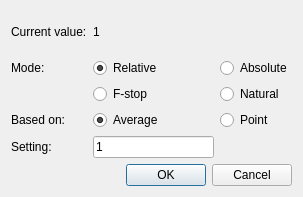
<?xml version="1.0" encoding="UTF-8"?>
<ui version="4.0">
 <class>exposureDialog</class>
 <widget class="QDialog" name="exposureDialog">
  <property name="geometry">
   <rect>
    <x>0</x>
    <y>0</y>
    <width>303</width>
    <height>197</height>
   </rect>
  </property>
  <property name="windowTitle">
   <string>Exposure</string>
  </property>
  <property name="toolTip">
   <string>adjust exposure here</string>
  </property>
  <layout class="QGridLayout" name="gridLayout">
   <item row="0" column="0">
    <widget class="QLabel" name="exposureValueLabel">
     <property name="text">
      <string>Current value:</string>
     </property>
    </widget>
   </item>
   <item row="0" column="1">
    <widget class="QLabel" name="exposureValue">
     <property name="text">
      <string>1</string>
     </property>
    </widget>
   </item>
   <item row="1" column="0">
    <widget class="QLabel" name="exposureModeLabel">
     <property name="text">
      <string>Mode:</string>
     </property>
    </widget>
   </item>
   <item row="1" column="1">
    <widget class="QRadioButton" name="relative">
     <property name="text">
      <string>Relative</string>
     </property>
     <property name="checked">
      <bool>true</bool>
     </property>
     <attribute name="buttonGroup">
      <string>modeGroup</string>
     </attribute>
    </widget>
   </item>
   <item row="1" column="2">
    <widget class="QRadioButton" name="absolute">
     <property name="text">
      <string>Absolute</string>
     </property>
     <attribute name="buttonGroup">
      <string>modeGroup</string>
     </attribute>
    </widget>
   </item>
   <item row="2" column="1">
    <widget class="QRadioButton" name="fstop">
     <property name="text">
      <string>F-stop</string>
     </property>
     <attribute name="buttonGroup">
      <string>modeGroup</string>
     </attribute>
    </widget>
   </item>
   <item row="2" column="2">
    <widget class="QRadioButton" name="natural">
     <property name="text">
      <string>Natural</string>
     </property>
     <attribute name="buttonGroup">
      <string>modeGroup</string>
     </attribute>
    </widget>
   </item>
   <item row="3" column="0">
    <widget class="QLabel" name="exposureBasedLabel">
     <property name="text">
      <string>Based on:</string>
     </property>
    </widget>
   </item>
   <item row="3" column="1">
    <widget class="QRadioButton" name="average">
     <property name="text">
      <string>Average</string>
     </property>
     <property name="checked">
      <bool>true</bool>
     </property>
     <attribute name="buttonGroup">
      <string>basedGroup</string>
     </attribute>
    </widget>
   </item>
   <item row="3" column="2">
    <widget class="QRadioButton" name="point">
     <property name="text">
      <string>Point</string>
     </property>
     <attribute name="buttonGroup">
      <string>basedGroup</string>
     </attribute>
    </widget>
   </item>
   <item row="4" column="0">
    <widget class="QLabel" name="exposureSettingLabel">
     <property name="text">
      <string>Setting:</string>
     </property>
    </widget>
   </item>
   <item row="4" column="1">
    <widget class="QLineEdit" name="exposureSetting">
     <property name="text">
      <string>1</string>
     </property>
    </widget>
   </item>
   <item row="5" column="0" colspan="3">
    <widget class="QDialogButtonBox" name="exposureButtonBox">
     <property name="orientation">
      <enum>Qt::Horizontal</enum>
     </property>
     <property name="standardButtons">
      <set>QDialogButtonBox::Cancel|QDialogButtonBox::Ok</set>
     </property>
    </widget>
   </item>
  </layout>
 </widget>
 <resources/>
 <connections>
  <connection>
   <sender>exposureButtonBox</sender>
   <signal>accepted()</signal>
   <receiver>exposureDialog</receiver>
   <slot>accept()</slot>
   <hints>
    <hint type="sourcelabel">
     <x>248</x>
     <y>254</y>
    </hint>
    <hint type="destinationlabel">
     <x>157</x>
     <y>274</y>
    </hint>
   </hints>
  </connection>
  <connection>
   <sender>exposureButtonBox</sender>
   <signal>rejected()</signal>
   <receiver>exposureDialog</receiver>
   <slot>reject()</slot>
   <hints>
    <hint type="sourcelabel">
     <x>316</x>
     <y>260</y>
    </hint>
    <hint type="destinationlabel">
     <x>286</x>
     <y>274</y>
    </hint>
   </hints>
  </connection>
 </connections>
 <buttongroups>
  <buttongroup name="basedGroup"/>
  <buttongroup name="modeGroup"/>
 </buttongroups>
</ui>
